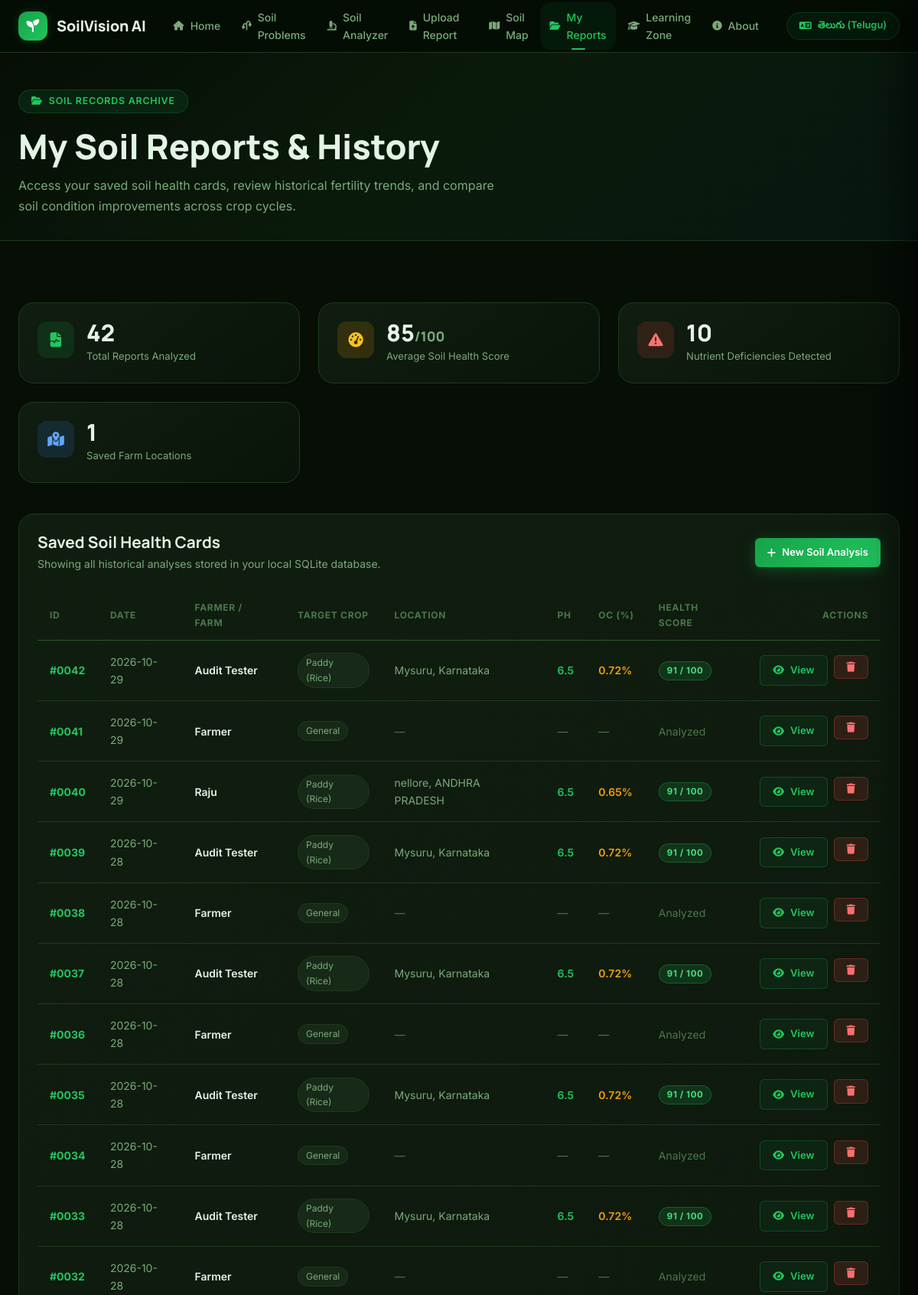
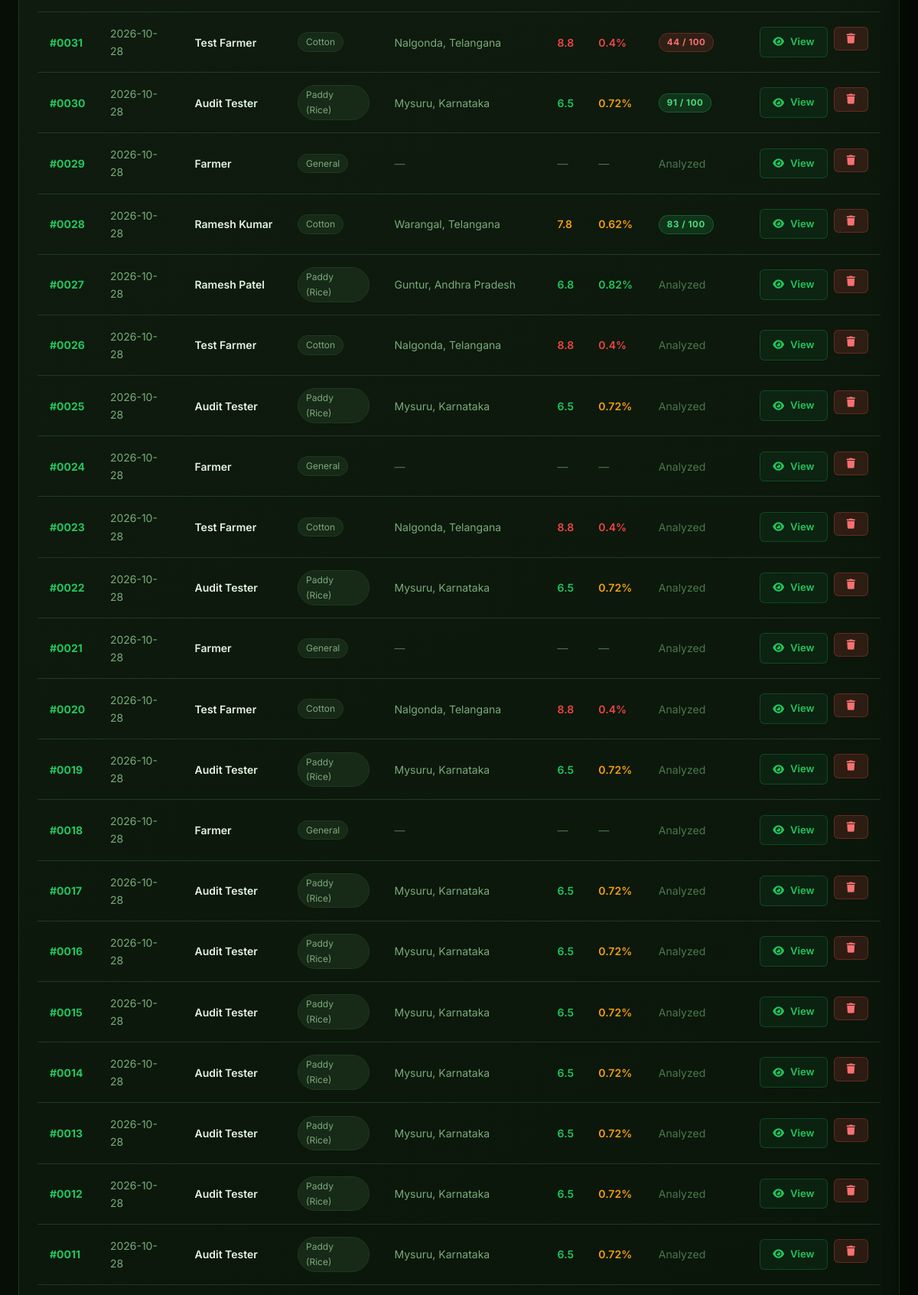
The app's page /my-reports (upper part) with its own data (2 pictures, top to bottom).
### tables this page shows
CREATE TABLE soil_records (
            id INTEGER PRIMARY KEY AUTOINCREMENT,
            created_at TIMESTAMP DEFAULT CURRENT_TIMESTAMP,
            farmer_name TEXT,
            state TEXT,
            district TEXT,
            target_crop TEXT,
            soil_type TEXT,
            ph REAL,
            ec REAL,
            oc REAL,
            nitrogen REAL,
            phosphorus REAL,
            potassium REAL,
            zinc REAL,
            iron REAL,
            copper REAL,
            manganese REAL,
            boron REAL,
            sulphur REAL,
            ratings_json TEXT,
            concerns_json TEXT,
            recommendations_json TEXT,
            notes TEXT
        , health_score INTEGER, moisture REAL, temperature REAL);

### app.py (the view)
@app.route('/reports')
@app.route('/my-reports')
def my_reports():
    records = get_all_soil_records(limit=50)
    stats = get_dashboard_stats()
    return render_template('reports.html', records=records, stats=stats)

### app.py (called while the page is built)
@app.before_request
def setup_session_language():
    lang_param = request.args.get('lang')
    if lang_param in ['en', 'te']:
        session['lang'] = lang_param
    elif 'lang' not in session:
        session['lang'] = 'en'

@app.context_processor
def inject_global_template_vars():
    current_lang = session.get('lang', 'en')
    return {
        'lang': current_lang,
        't': lambda key: get_text(current_lang, key),
        'translations': TRANSLATIONS.get(current_lang, TRANSLATIONS['en']),
        'crops_list': list(CROPS_DATA.keys())
    }

### database/db.py (called while the page is built)
def get_db_path():
    base_dir = os.path.dirname(os.path.dirname(os.path.abspath(__file__)))
    return os.path.join(base_dir, DATABASE_NAME)

def get_connection():
    conn = sqlite3.connect(get_db_path())
    conn.row_factory = sqlite3.Row
    return conn

def get_all_soil_records(limit=50):
    conn = get_connection()
    cursor = conn.cursor()
    cursor.execute('''
        SELECT id, created_at, farmer_name, state, district, target_crop, soil_type,
               ph, ec, oc, nitrogen, phosphorus, potassium, health_score
        FROM soil_records ORDER BY id DESC LIMIT ?
    ''', (limit,))
    rows = cursor.fetchall()
    conn.close()
    return [dict(row) for row in rows]

### services/translations.py (called while the page is built)
def get_text(lang='en', key='brand'):
    lang_dict = TRANSLATIONS.get(lang, TRANSLATIONS['en'])
    return lang_dict.get(key, TRANSLATIONS['en'].get(key, key))

### templates/reports.html (shortened to what this page needs)
{% extends 'base.html' %}
{% block content %}
<div style="background:var(--grad-hero);padding:var(--space-12) 0 var(--space-8);border-bottom:1px solid var(--clr-dark-border);">
  <div class="container">
    <div class="section-badge" style="margin-bottom:var(--space-4);"><i class="fa-solid fa-folder-open"></i> Soil Records Archive</div>
    <h1 style="font-size:clamp(1.8rem,4vw,2.8rem);margin-bottom:var(--space-3);">My Soil Reports &amp; History</h1>
    <p class="text-muted" style="max-width:650px;">Access your saved soil health cards, review historical fertility trends, and compare soil condition improvements across crop cycles.</p>
  </div>
</div>
<section class="section-pad">
  <div class="container">
    <div class="grid grid-4 grid-auto" style="margin-bottom:var(--space-10);">
      <div class="card-stat">
        <div class="card-stat-icon green"><i class="fa-solid fa-file-waveform"></i></div>
        <div>
          <div class="card-stat-value">{{ stats.total_reports }}</div>
          <div class="card-stat-label">Total Reports Analyzed</div>
        </div>
      </div>
      <div class="card-stat">
        <div class="card-stat-icon amber"><i class="fa-solid fa-gauge-high"></i></div>
        <div>
          <div class="card-stat-value">{{ stats.avg_health_score }}<span style="font-size:1.1rem;color:var(--clr-text-muted);">/100</span></div>
          <div class="card-stat-label">Average Soil Health Score</div>
        </div>
      </div>
      <div class="card-stat">
        <div class="card-stat-icon red"><i class="fa-solid fa-triangle-exclamation"></i></div>
        <div>
          <div class="card-stat-value">{{ stats.nutrient_issues }}</div>
          <div class="card-stat-label">Nutrient Deficiencies Detected</div>
        </div>
      </div>
      <div class="card-stat">
        <div class="card-stat-icon blue"><i class="fa-solid fa-map-location-dot"></i></div>
        <div>
          <div class="card-stat-value">{{ stats.saved_locations }}</div>
          <div class="card-stat-label">Saved Farm Locations</div>
        </div>
      </div>
    </div>
    <div class="card">
      <div class="flex-between" style="margin-bottom:var(--space-6);flex-wrap:wrap;gap:var(--space-4);">
        <div>
          <h2 style="font-size:1.3rem;margin-bottom:var(--space-1);">Saved Soil Health Cards</h2>
          <p class="text-sm text-muted">Showing all historical analyses stored in your local SQLite database.</p>
        </div>
        <a href="{{ url_for('analyzer') }}" class="btn btn-primary btn-sm">
          <i class="fa-solid fa-plus"></i> New Soil Analysis
        </a>
      </div>
      {% if records %}
      <div style="overflow-x:auto;">
        <table style="width:100%;border-collapse:collapse;text-align:left;font-size:0.875rem;">
          <thead>
            <tr style="border-bottom:1px solid var(--clr-dark-border2);color:var(--clr-text-faint);text-transform:uppercase;font-size:0.75rem;letter-spacing:0.06em;">
              <th style="padding:var(--space-3) var(--space-4);">ID</th>
              <th style="padding:var(--space-3) var(--space-4);">Date</th>
              <th style="padding:var(--space-3) var(--space-4);">Farmer / Farm</th>
              <th style="padding:var(--space-3) var(--space-4);">Target Crop</th>
              <th style="padding:var(--space-3) var(--space-4);">Location</th>
              <th style="padding:var(--space-3) var(--space-4);">pH</th>
              <th style="padding:var(--space-3) var(--space-4);">OC (%)</th>
              <th style="padding:var(--space-3) var(--space-4);">Health Score</th>
              <th style="padding:var(--space-3) var(--space-4);text-align:right;">Actions</th>
            </tr>
          </thead>
          <tbody>
            {% for r in records %}
            <tr style="border-bottom:1px solid var(--clr-dark-border);transition:background 0.2s;" onmouseover="this.style.background='rgba(22,163,74,0.04)'" onmouseout="this.style.background='transparent'">
              <td style="padding:var(--space-4);font-weight:700;color:var(--clr-primary-light);">#{{ "%04d"|format(r.id) }}</td>
              <td style="padding:var(--space-4);color:var(--clr-text-muted);">{{ r.created_at[:10] if r.created_at else 'Active' }}</td>
              <td style="padding:var(--space-4);font-weight:600;color:var(--clr-text);">{{ r.farmer_name or 'Farmer' }}</td>
              <td style="padding:var(--space-4);"><span class="tag">{{ r.target_crop or 'General' }}</span></td>
              <td style="padding:var(--space-4);color:var(--clr-text-muted);">
                {% if r.district or r.state %}
                  {{ r.district }}{% if r.district and r.state %}, {% endif %}{{ r.state }}
                {% else %}
                  <span class="text-faint">—</span>
                {% endif %}
              </td>
              <td style="padding:var(--space-4);">
                {% if r.ph %}
                  <strong style="color:{% if r.ph < 5.5 or r.ph > 8.5 %}var(--clr-danger){% elif 6.5 <= r.ph <= 7.5 %}var(--clr-primary-light){% else %}var(--clr-warning){% endif %};">{{ r.ph }}</strong>
                {% else %}
                  <span class="text-faint">—</span>
                {% endif %}
              </td>
              <td style="padding:var(--space-4);">
                {% if r.oc %}
                  <strong style="color:{% if r.oc < 0.50 %}var(--clr-danger){% elif r.oc >= 0.75 %}var(--clr-primary-light){% else %}var(--clr-warning){% endif %};">{{ r.oc }}%</strong>
                {% else %}
                  <span class="text-faint">—</span>
                {% endif %}
              </td>
              <td style="padding:var(--space-4);">
                {% if r.health_score %}
                  <span class="badge {% if r.health_score >= 75 %}badge-success{% elif r.health_score >= 50 %}badge-warning{% else %}badge-danger{% endif %}">
                    {{ r.health_score }} / 100
                  </span>
                {% else %}
                  <span class="text-faint">Analyzed</span>
                {% endif %}
              </td>
              <td style="padding:var(--space-4);text-align:right;">
                <div style="display:inline-flex;gap:var(--space-2);">
                  <a href="{{ url_for('view_report', record_id=r.id) }}" class="btn btn-secondary btn-sm" title="View Full Report">
                    <i class="fa-solid fa-eye"></i> View
                  </a>
                  <form action="{{ url_for('delete_report', record_id=r.id) }}" method="POST" style="display:inline;" onsubmit="return confirm('Are you sure you want to permanently delete Soil Report #{{ r.id }}?');">
                    <button type="submit" class="btn btn-danger btn-sm" title="Delete Report">
                      <i class="fa-solid fa-trash"></i>
                    </button>
                  </form>
                </div>
              </td>
            </tr>
            {% endfor %}
          </tbody>
        </table>
      </div>
      {% endif %}
    </div>
  </div>
</section>
{% endblock %}

### records on screen
soil_records: id "0042", created_at "2026-10-29", farmer_name "Audit Tester", target_crop "Paddy (Rice)", district "Mysuru", state "Karnataka", ph "6.5", oc "0.72", health_score "91"
soil_records: id "0041", created_at "2026-10-29", farmer_name "Farmer", target_crop "General", shows "Analyzed"
soil_records: id "0040", created_at "2026-10-29", farmer_name "Raju", target_crop "Paddy (Rice)", district "nellore", state "ANDHRA PRADESH", ph "6.5", oc "0.65", health_score "91"
soil_records: id "0039", created_at "2026-10-28", farmer_name "Audit Tester", target_crop "Paddy (Rice)", district "Mysuru", state "Karnataka", ph "6.5", oc "0.72", health_score "91"
soil_records: id "0038", created_at "2026-10-28", farmer_name "Farmer", target_crop "General", shows "Analyzed"
soil_records: id "0037", created_at "2026-10-28", farmer_name "Audit Tester", target_crop "Paddy (Rice)", district "Mysuru", state "Karnataka", ph "6.5", oc "0.72", health_score "91"
soil_records: id "0036", created_at "2026-10-28", farmer_name "Farmer", target_crop "General", shows "Analyzed"
soil_records: id "0035", created_at "2026-10-28", farmer_name "Audit Tester", target_crop "Paddy (Rice)", district "Mysuru", state "Karnataka", ph "6.5", oc "0.72", health_score "91"
soil_records: id "0034", created_at "2026-10-28", farmer_name "Farmer", target_crop "General", shows "Analyzed"
soil_records: id "0033", created_at "2026-10-28", farmer_name "Audit Tester", target_crop "Paddy (Rice)", district "Mysuru", state "Karnataka", ph "6.5", oc "0.72", health_score "91"
soil_records: id "0032", created_at "2026-10-28", farmer_name "Farmer", target_crop "General", shows "Analyzed"
soil_records: id "0031", created_at "2026-10-28", farmer_name "Test Farmer", target_crop "Cotton", district "Nalgonda", state "Telangana", ph "8.8", oc "0.4", health_score "44"
soil_records: id "0030", created_at "2026-10-28", farmer_name "Audit Tester", target_crop "Paddy (Rice)", district "Mysuru", state "Karnataka", ph "6.5", oc "0.72", health_score "91"
soil_records: id "0029", created_at "2026-10-28", farmer_name "Farmer", target_crop "General", shows "Analyzed"
soil_records: id "0028", created_at "2026-10-28", farmer_name "Ramesh Kumar", target_crop "Cotton", district "Warangal", state "Telangana", ph "7.8", oc "0.62", health_score "83"
soil_records: id "0027", created_at "2026-10-28", farmer_name "Ramesh Patel", target_crop "Paddy (Rice)", district "Guntur", state "Andhra Pradesh", ph "6.8", oc "0.82", shows "Analyzed"
soil_records: id "0026", created_at "2026-10-28", farmer_name "Test Farmer", target_crop "Cotton", district "Nalgonda", state "Telangana", ph "8.8", oc "0.4", shows "Analyzed"
soil_records: id "0025", created_at "2026-10-28", farmer_name "Audit Tester", target_crop "Paddy (Rice)", district "Mysuru", state "Karnataka", ph "6.5", oc "0.72", shows "Analyzed"
soil_records: id "0024", created_at "2026-10-28", farmer_name "Farmer", target_crop "General", shows "Analyzed"
soil_records: id "0023", created_at "2026-10-28", farmer_name "Test Farmer", target_crop "Cotton", district "Nalgonda", state "Telangana", ph "8.8", oc "0.4", shows "Analyzed"
soil_records: id "0022", created_at "2026-10-28", farmer_name "Audit Tester", target_crop "Paddy (Rice)", district "Mysuru", state "Karnataka", ph "6.5", oc "0.72", shows "Analyzed"
soil_records: id "0021", created_at "2026-10-28", farmer_name "Farmer", target_crop "General", shows "Analyzed"
soil_records: id "0020", created_at "2026-10-28", farmer_name "Test Farmer", target_crop "Cotton", district "Nalgonda", state "Telangana", ph "8.8", oc "0.4", shows "Analyzed"
soil_records: id "0019", created_at "2026-10-28", farmer_name "Audit Tester", target_crop "Paddy (Rice)", district "Mysuru", state "Karnataka", ph "6.5", oc "0.72", shows "Analyzed"
soil_records: id "0018", created_at "2026-10-28", farmer_name "Farmer", target_crop "General", shows "Analyzed"
soil_records: id "0017", created_at "2026-10-28", farmer_name "Audit Tester", target_crop "Paddy (Rice)", district "Mysuru", state "Karnataka", ph "6.5", oc "0.72", shows "Analyzed"
soil_records: id "0016", created_at "2026-10-28", farmer_name "Audit Tester", target_crop "Paddy (Rice)", district "Mysuru", state "Karnataka", ph "6.5", oc "0.72", shows "Analyzed"
soil_records: id "0015", created_at "2026-10-28", farmer_name "Audit Tester", target_crop "Paddy (Rice)", district "Mysuru", state "Karnataka", ph "6.5", oc "0.72", shows "Analyzed"
soil_records: id "0014", created_at "2026-10-28", farmer_name "Audit Tester", target_crop "Paddy (Rice)", district "Mysuru", state "Karnataka", ph "6.5", oc "0.72", shows "Analyzed"
soil_records: id "0013", created_at "2026-10-28", farmer_name "Audit Tester", target_crop "Paddy (Rice)", district "Mysuru", state "Karnataka", ph "6.5", oc "0.72", shows "Analyzed"
soil_records: id "0012", created_at "2026-10-28", farmer_name "Audit Tester", target_crop "Paddy (Rice)", district "Mysuru", state "Karnataka", ph "6.5", oc "0.72", shows "Analyzed"
soil_records: id "0011", created_at "2026-10-28", farmer_name "Audit Tester", target_crop "Paddy (Rice)", district "Mysuru", state "Karnataka", ph "6.5", oc "0.72", shows "Analyzed"

### other values on screen
{{ t('nav_home') }} "Home"
{{ t('nav_problems') }} "Soil Problems"
{{ t('nav_analyzer') }} "Soil Analyzer"
{{ t('nav_upload') }} "Upload Report"
{{ t('nav_map') }} "Soil Map"
{{ t('nav_quiz') }} "Learning Zone"
{{ t('nav_about') }} "About"
{{ t('lang_switch') }} "తెలుగు (Telugu)"
{{ stats.total_reports }} "42"
{{ stats.avg_health_score }} "85"
{{ stats.nutrient_issues }} "10"
{{ stats.saved_locations }} "1"
